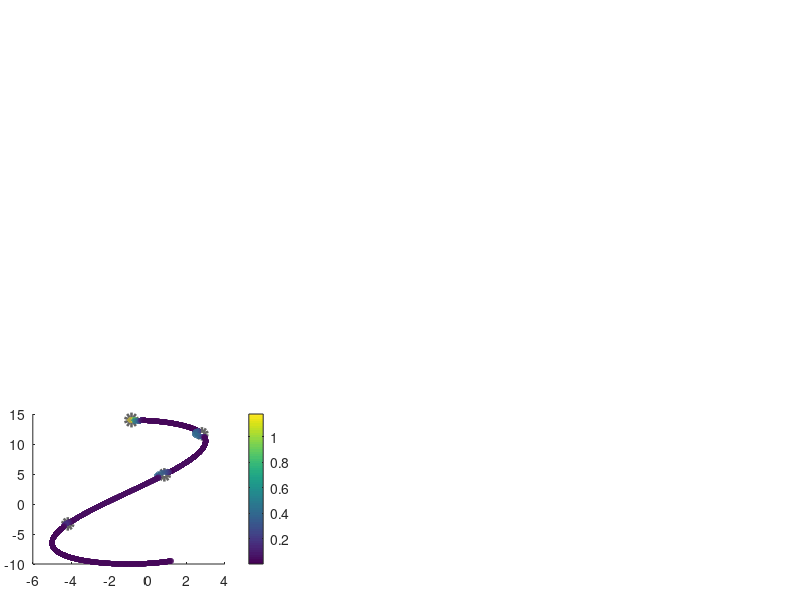

Here is the MATLAB script that generated this plot: (Note: this script raises an error after producing the figure.)
%% Code to show the results of the Inverse kinematic controller

% Clean variables
clc, clear all, close all;
 
% Load variables of the system
load("Trajectory_2.mat")

% Change variable size
t = t(1, 1:length(He));
h = h(:, 1:length(t));
H = H(:, 1:length(t));
hd = hd(:,1:length(t));
obs(:,1:length(t),:);
V_b = V_b(1, 1:length(t));
V_p = V_p(1, 1:length(t));
D_b = D_b(:, 1:length(t));
D_p = D_p(:, 1:length(t));
m_robot_manipulador = m_robot_manipulador(1, 1:length(t));

% Parameters Robot
h_1 = L(1);
l11 = L(2);
l12 = L(3);
% Error definition
for k = 1:length(t)
    error_vector = hd(1:3, k)-H(1:3, k);
    error_NMPC(k) = norm(error_vector,2);
end

% error_NMPC = error_NMPC/max(error_NMPC);
% Figure propert%% Figures
lw = 1; % linewidth 1
lwV = 2; % linewidth 2
fontsizeLabel = 11; %11
fontsizeLegend = 11;
fontsizeTicks = 11;
fontsizeTitel = 11;
sizeX = 1300; % size figure
sizeY = 700; % size figure

% color propreties
c1 = [80, 81, 79]/255;
c2 = [244, 213, 141]/255;
c3 = [242, 95, 92]/255;
c4 = [112, 141, 129]/255;

C18 = [0 0 0];
c5 = [130, 37, 37]/255;
c6 = [205, 167, 37]/255;
c7 = [81, 115, 180]/255;

C1 = [246 170 141]/255;
C2 = [51 187 238]/255;
C3 = [0 153 136]/255;
C4 = [238 119 51]/255;
C5 = [204 51 17]/255;
C6 = [238 51 119]/255;
C7 = [187 187 187]/255;
C8 = [80 80 80]/255;
C9 = [140 140 140]/255;
C10 = [0 128 255]/255;
C11 = [234 52 89]/255;
C12 = [39 124 252]/255;
C13 = [40 122 125]/255;
%C14 = [86 215 219]/255;
C14 = [252 94 158]/255;
C15 = [244 171 39]/255;
C16 = [100 121 162]/255;
C17 = [255 0 0]/255;
C19 = [214, 157, 156]/255;
C20 = [160, 165, 172]/255;


C21 = [42 142 86]/255;
C22 = [139 177 221]/255;
C23 = [64 109 159]/255;
C24 = [233 230 129]/255;
C25 = [178 173 12]/255;
%% New color slection

figure('Position', [500 500 sizeX sizeY])
set(gcf, 'Position', [500 500 sizeX sizeY]);
fig1_comps.fig = gcf;

% Figure 1
axes('Position',[0.041 0.06 .30 .25]);
ax_1.XLim = [min(H(1,:))-0.8 max(H(1,:))+0.8];
lim_x_1 = ax_1.XLim;
ax_1.YLim = [min(H(2,:))-1.5 max(H(2,:))+1.5];
lim_y_1 = ax_1.YLim;
%view([51 26])
%% Colorbar
hold on
Obstacle_1 = plot(obs(1,1,1),obs(2,1,1),'o','Color',[100,100,100]/255,'linewidth',5);
plot(obs(1,1,2),obs(2,1,2),'o','Color',[100,100,100]/255,'linewidth',4);
plot(obs(1,1,3),obs(2,1,3),'o','Color',[100,100,100]/255,'linewidth',4);
plot(obs(1,1,4),obs(2,1,4),'o','Color',[100,100,100]/255,'linewidth',4);

scatter(H(1, :),H(2, :),20,error_NMPC,'filled','MarkerFaceAlpha',0.5);
c = colorbar;
c.Label.Interpreter = 'latex';
c.Label.String = '$\textrm{Error}~||\tilde{\mathbf{\eta}}_a||$';

set(c,'TickLabelInterpreter','latex')



%% Desired Trajectory
hd_plot = line(hd(1,:),hd(2,:));
set(hd_plot, 'LineStyle', '-', 'Color', C18, 'LineWidth', 1.2*lw)

%% Real Trajectory
h_plot = line(H(1,:),H(2,:));
set(h_plot, 'LineStyle', '--', 'Color', C19, 'LineWidth', 1.2*lw)
h_plot_p = line(h(1,:),h(2,:));
set(h_plot_p, 'LineStyle', '-.', 'Color', C20, 'LineWidth', 1.2*lw)

%% Title of the image
hTitle_1 = title({'$\textrm{(c)}$'},'fontsize',12,'interpreter','latex','Color',C18, 'position',[lim_x_1(1) lim_y_1(2)]);
hXLabel_1 = xlabel('$x~[m]$','fontsize',8,'interpreter','latex', 'Color',C18);
hYLabel_1 = ylabel('$y~[m]$','fontsize',8,'interpreter','latex', 'Color',C18);

%% Legend nomeclature
hLegend_1 = legend([hd_plot, h_plot, h_plot_p, Obstacle_1 ],{'$\mathbf{\eta}_d$','$\mathbf{\eta}_a$','$\mathbf{\eta}_p$', '$Obs$'},'fontsize',12,'interpreter','latex','Color',[255 255 255]/255,'Location','northwest','NumColumns',1,'TextColor','black');
set(gca,'ticklabelinterpreter','latex',...
        'fontsize',1.0*fontsizeTicks)
% Figure properties
ax_1 = gca;
ax_1.Box = 'on';
ax_1.BoxStyle = 'full';
ax_1.TickLength = [0.005;0.005];
ax_1.TickDirMode = 'auto';
ax_1.YMinorTick = 'on';
ax_1.XMinorTick = 'on';
% ax_2.XTickLabel = [];
ax_1.XMinorGrid = 'on';
ax_1.YMinorGrid = 'on';
%ax_2.MinorGridColor = '#8f8f8f';
ax_1.MinorGridAlpha = 0.15;
ax_1.LineWidth = 0.8;


% 
% Figure 2
axes('Position',[0.04 0.37 .30 .25]);
ax_2.XLim = [min(H(1,:))-0.1 max(H(1,:))+0.1];
ax_2.YLim = [min(H(3,:))-0.2 max(h(3,:))+0.2];
lim_x_2 = ax_2.XLim;
lim_y_2 = ax_2.YLim;
%% Colorbar
hold on
Obstacle_1 = plot(obs(1,1,1),obs(3,1,1),'o','Color',[100,100,100]/255,'linewidth',4);
plot(obs(1,1,2),obs(3,1,2),'o','Color',[100,100,100]/255,'linewidth',4);
plot(obs(1,1,3),obs(3,1,3),'o','Color',[100,100,100]/255,'linewidth',4);
plot(obs(1,1,4),obs(3,1,4),'o','Color',[100,100,100]/255,'linewidth',4);


scatter(H(1, :),H(3, :),20,error_NMPC,'filled','MarkerFaceAlpha',0.5);
c = colorbar;
c.Label.Interpreter = 'latex';
c.Label.String = '$\textrm{Error}~||\tilde{\mathbf{\eta}}_a||$';

set(c,'TickLabelInterpreter','latex')




%% Desired Trajectory
hd_plot_2 = line(hd(1,:),hd(3,:));
set(hd_plot_2, 'LineStyle', '-', 'Color', C18, 'LineWidth', 1.2*lw)

%% Real Trajectory
h_plot_2 = line(H(1,:),H(3,:));
set(h_plot_2, 'LineStyle', '--', 'Color', C19, 'LineWidth', 1.2*lw)

h_plot_p_2 = line(h(1,:), h(3, :));
set(h_plot_p_2, 'LineStyle', '-.', 'Color', C20, 'LineWidth', 1.2*lw)


%% Title of the image
hTitle_2 = title({'$\textrm{(b)}$'},'fontsize',12,'interpreter','latex','Color',C18, 'position',[lim_x_2(1) lim_y_2(2)]);
hXLabel_2 = xlabel('$x~[m]$','fontsize',8,'interpreter','latex', 'Color',C18);
hYLabel_2 = ylabel('$z~[m]$','fontsize',8,'interpreter','latex', 'Color',C18);

%% Legend nomeclature
hLegend_2 = legend([hd_plot_2, h_plot_2, h_plot_p_2, Obstacle_1],{'$\mathbf{\eta}_d$','$\mathbf{\eta}_a$','$\mathbf{\eta}_p$','$Obs$'},'fontsize',12,'interpreter','latex','Color',[255 255 255]/255,'Location','northwest','NumColumns',1,'TextColor','black');
set(gca,'ticklabelinterpreter','latex',...
        'fontsize',1.0*fontsizeTicks)
% Figure properties
ax_2 = gca;
ax_2.Box = 'on';
ax_2.BoxStyle = 'full';
ax_2.TickLength = [0.005;0.005];
ax_2.TickDirMode = 'auto';
ax_2.YMinorTick = 'on';
ax_2.XMinorTick = 'on';
% ax_2.XTickLabel = [];
ax_2.XMinorGrid = 'on';
ax_2.YMinorGrid = 'on';
%ax_2.MinorGridColor = '#8f8f8f';
ax_2.MinorGridAlpha = 0.15;
ax_2.LineWidth = 0.8;
ax_2.XLim = [min(H(1,:))-0.2 max(H(1,:))+0.2];
ax_2.YLim = [min(H(3,:))-0.2 max(h(3,:))+0.2];
% 

axes('Position',[0.04 0.66 .35 .31])
%% Colorbar
scatter3(H(1, :),H(2, :), H(3, :),20,error_NMPC,'filled','MarkerFaceAlpha',0.1);
c = colorbar;
c.Label.Interpreter = 'latex';
c.Label.String = '$\textrm{Error}~||\tilde{\mathbf{\eta}}_a||$';

set(c,'TickLabelInterpreter','latex')

hold on
Obstacle_1 = plot3(obs(1,1,1),obs(2,1,1),obs(3,1,1),'o','Color',[100,100,100]/255,'linewidth',4);
plot3(obs(1,1,2),obs(2,1,2),obs(3,1,2),'o','Color',[100,100,100]/255,'linewidth',4);
plot3(obs(1,1,3),obs(2,1,3),obs(3,1,3),'o','Color',[100,100,100]/255,'linewidth',4);
plot3(obs(1,1,4),obs(2,1,4),obs(3,1,4),'o','Color',[100,100,100]/255,'linewidth',4);


%% Desired Trajectory
hd_plot_10 = line(hd(1,:),hd(2,:), hd(3, :));
set(hd_plot_10, 'LineStyle', '-', 'Color', C18, 'LineWidth', 1.2*lw)

% %% Real Trajectory
h_plot_10 = line(H(1,:),H(2,:), H(3, :));
set(h_plot_10, 'LineStyle', '--', 'Color', C19, 'LineWidth', 1.5*lw)

h_plot_p_10 = line(h(1,:),h(2,:), h(3, :));
set(h_plot_p_10, 'LineStyle', '-.', 'Color', C20, 'LineWidth', 1.2*lw)


%% PLot Aerial Manipulator
DimensionesManipulador(0,h_1,l11,l12-0.2,1);
Hexacoptero(0.05,[1 0 0]);
aux_plot = 5;
M_1=Manipulador3D(h(1,aux_plot),h(2,aux_plot),h(3,aux_plot),h(4,aux_plot),0,0,0,h(5,aux_plot),h(6,aux_plot),h(7,aux_plot),0); 
rotate(M_1,[1 0 0],180,[h(1,aux_plot),h(2,aux_plot),h(3,aux_plot)])
UAV= Hexacoptero(h(1,aux_plot),h(2,aux_plot),h(3,aux_plot),h(4,aux_plot));


aux_plot = 180;
M_1=Manipulador3D(h(1,aux_plot),h(2,aux_plot),h(3,aux_plot),h(4,aux_plot),0,0,0,h(5,aux_plot),h(6,aux_plot),h(7,aux_plot),0); 
rotate(M_1,[1 0 0],180,[h(1,aux_plot),h(2,aux_plot),h(3,aux_plot)])
UAV= Hexacoptero(h(1,aux_plot),h(2,aux_plot),h(3,aux_plot),h(4,aux_plot));

aux_plot = 380;
M_1=Manipulador3D(h(1,aux_plot),h(2,aux_plot),h(3,aux_plot),h(4,aux_plot),0,0,0,h(5,aux_plot),h(6,aux_plot),h(7,aux_plot),0); 
rotate(M_1,[1 0 0],180,[h(1,aux_plot),h(2,aux_plot),h(3,aux_plot)])
UAV= Hexacoptero(h(1,aux_plot),h(2,aux_plot),h(3,aux_plot),h(4,aux_plot));

aux_plot = 580;
M_1=Manipulador3D(h(1,aux_plot),h(2,aux_plot),h(3,aux_plot),h(4,aux_plot),0,0,0,h(5,aux_plot),h(6,aux_plot),h(7,aux_plot),0); 
rotate(M_1,[1 0 0],180,[h(1,aux_plot),h(2,aux_plot),h(3,aux_plot)])
UAV= Hexacoptero(h(1,aux_plot),h(2,aux_plot),h(3,aux_plot),h(4,aux_plot));

%% Title of the image
hTitle_10 = title({'$\textrm{(a)}$'},'fontsize',12,'interpreter','latex','Color',C18);
hYLabel_10 = ylabel('$y~[m]$','fontsize',8,'interpreter','latex', 'Color',C18);
hXLabel_10 = xlabel('$x~[m]$','fontsize',8,'interpreter','latex', 'Color',C18);
hZLabel_10 = zlabel('$z~[m]$','fontsize',8,'interpreter','latex', 'Color',C18);

%% Legend nomeclature
hLegend_10 = legend([hd_plot_10, h_plot_10, h_plot_p_10, Obstacle_1],{'$\mathbf{\eta}_d$','$\mathbf{\eta}_a$','$\mathbf{\eta}_p$','$Obs$'},'fontsize',12,'interpreter','latex','Color',[255 255 255]/255,'Location','northwest','NumColumns',1,'TextColor','black');
set(gca,'ticklabelinterpreter','latex',...
        'fontsize',1.0*fontsizeTicks)
    
% h_plot_10 = line(H(1,:),H(2,:), H(3, :));
% set(h_plot_10, 'LineStyle', '--', 'Color', C19, 'LineWidth', 1.2*lw)
%     
% Figure properties
ax_10 = gca;
ax_10.Box = 'on';
ax_10.BoxStyle = 'full';
ax_10.TickLength = [0.005;0.005];
ax_10.TickDirMode = 'auto';
ax_10.YMinorTick = 'on';
ax_10.XMinorTick = 'on';
% ax_2.XTickLabel = [];
ax_10.XMinorGrid = 'on';
ax_10.YMinorGrid = 'on';
%ax_2.MinorGridColor = '#8f8f8f';
ax_10.MinorGridAlpha = 0.15;
ax_10.LineWidth = 0.8;
ax_10.XLim = [min(H(1,:))-0.5 max(H(1,:))+0.5];
ax_10.YLim = [min(H(2,:))-0.5 max(H(2,:))+0.5];
ax_10.ZLim = [min(h(3,:))-0.5 max(h(3,:))+0.5];

axes('Position',[0.45 0.68 .5 .29]);
%% Data generation
error_x_plot = line(t(1:length(h)),hd(1,:)-H(1,:));
set(error_x_plot, 'LineStyle', '-', 'Color', C5, 'LineWidth', 1.2*lw);
error_y_plot = line(t(1:length(h)),hd(2,:)-H(2,:));
set(error_y_plot, 'LineStyle', '-', 'Color', C3, 'LineWidth', 1.2*lw);
error_z_plot = line(t(1:length(h)),hd(3,:)-H(3,:));
set(error_z_plot, 'LineStyle', '-', 'Color', c7, 'LineWidth', 1.2*lw);

% fig1_comps.p1 = ul_plot;
%% Title of the image
hTitle_3 = title({'$\textrm{(d)}$'},'fontsize',12,'interpreter','latex','Color',C18);
xlabel('$\textrm{Time}[s]$','fontsize',10,'interpreter','latex','Color',C18);
ylabel('$\textrm{Control Error}~[m]$','fontsize',8,'interpreter','latex', 'Color',C18);

%% Legend nomeclature
hLegend_3 = legend([error_x_plot,error_y_plot, error_z_plot],{'$\tilde{\mathbf{\eta}}_x$','$\tilde{\mathbf{\eta}}_y$','$\tilde{\mathbf{\eta}}_z$'},'fontsize',12,'interpreter','latex','Color',[255 255 255]/255,'Location','southeast','NumColumns',1,'TextColor','black');
 set(gca,'ticklabelinterpreter','latex',...
         'fontsize',1.0*fontsizeTicks)
%% Figure properties
ax_3 = gca;
ax_3.Box = 'on';
ax_3.BoxStyle = 'full';
ax_3.TickLength = [0.01;0.01];
ax_3.TickDirMode = 'auto';
ax_3.YMinorTick = 'on';
ax_3.XMinorTick = 'on';
ax_3.XMinorGrid = 'on';
ax_3.YMinorGrid = 'on';
%ax_1.MinorGridColor = '#8f8f8f';
ax_3.MinorGridAlpha = 0.15;
ax_3.LineWidth = 0.8;
ax_3.XLim = [0 t(end)];
% %% Zoom Plot
axes('Position',[0.68 0.7 .2 .1]);
index_zoom_1 = (t>=20) & (t<=30);
error_x_plot_zoom = line(t(index_zoom_1),hd(1,(index_zoom_1))-H(1,(index_zoom_1)));
error_y_plot_zoom = line(t(index_zoom_1),hd(2,(index_zoom_1))-H(2,(index_zoom_1)));
error_z_plot_zoom = line(t(index_zoom_1),hd(3,(index_zoom_1))-H(3,(index_zoom_1)));

set(error_x_plot_zoom, 'LineStyle', '-', 'Color', C5, 'LineWidth', lw*0.8);
set(error_y_plot_zoom, 'LineStyle', '-', 'Color', C3, 'LineWidth', lw*0.8);
set(error_z_plot_zoom, 'LineStyle', '-', 'Color', c7, 'LineWidth', lw*0.8);

set(gca,'ticklabelinterpreter','latex',...
         'fontsize',fontsizeTicks*0.5)
ax_1_zoom = gca;
ax_1_zoom.Box = 'on';
ax_1_zoom.BoxStyle = 'full';
ax_1_zoom.TickLength = [0.01;0.01];
%ax_1_zoom.YLim = [-0.5 0.5];
%ax_1_zoom.YTickLabel = [];
%ax_1_zoom.XTickLabel = [];
ax_1_zoom.TickDirMode = 'manual';
ax_1_zoom.TickDir = 'in';
ax_1_zoom.YMinorTick = 'on';
ax_1_zoom.XMinorTick = 'on';
ax_1_zoom.LineWidth = 0.5;
ax_1_zoom.XMinorGrid = 'on';
ax_1_zoom.YMinorGrid = 'on';
% 

%% Figure 5
axes('Position',[0.40 0.37 .55 .25]);
ax_4.XLim = [0 t(end)];
ax_4.YLim = [min(m_robot_manipulador(1,:))-0.5 max(m_robot_manipulador(1,:))+0.5];
lim_x_2 = ax_4.XLim;
lim_y_2 = ax_4.YLim;
m_manipulador_plot = line(t(1:length(h)),m_robot_manipulador(1,:));
set(m_manipulador_plot, 'LineStyle', '-', 'Color', C25, 'LineWidth', 1.2*lw);

% fig1_comps.p1 = ul_plot;
%% Title of the image
hTitle_4 = title({'$\textrm{(e)}$'},'fontsize',12,'interpreter','latex','Color',C18,'position',[lim_x_2(1) lim_y_2(2)]);
%xlabel('$\textrm{Time}[s]$','fontsize',10,'interpreter','latex','Color',C18);
ylabel('$\textrm{Manipulability}$','fontsize',8,'interpreter','latex', 'Color',C18);

%% Legend nomeclature
hLegend_4 = legend([m_manipulador_plot],{'$m_a$'},'fontsize',12,'interpreter','latex','Color',[255 255 255]/255,'Location','southeast','NumColumns',1,'TextColor','black');
 set(gca,'ticklabelinterpreter','latex',...
         'fontsize',1.0*fontsizeTicks)
%% Figure properties
ax_4 = gca;
ax_4.Box = 'on';
ax_4.BoxStyle = 'full';
ax_4.TickLength = [0.01;0.01];
ax_4.TickDirMode = 'auto';
ax_4.YMinorTick = 'on';
ax_4.XMinorTick = 'on';
ax_4.XMinorGrid = 'on';
ax_4.YMinorGrid = 'on';
%ax_1.MinorGridColor = '#8f8f8f';
ax_4.MinorGridAlpha = 0.15;
ax_4.LineWidth = 0.8;
ax_4.XLim = [0 t(end)];
ax_4.YLim = [min(m_robot_manipulador(1,:))-0.5 max(m_robot_manipulador(1,:))+0.5];

%% Figure 6
axes('Position',[0.40 0.06 .55 .25]);

Obstacles_plot = line(t(1:length(h)),D_b(:,:));
set(Obstacles_plot, 'LineStyle', '-', 'LineWidth', 1.2*lw);

% fig1_comps.p1 = ul_plot;
%% Title of the image
hTitle_4 = title({'$\textrm{(f)}$'},'fontsize',12,'interpreter','latex','Color',C18);
xlabel('$\textrm{Time}[s]$','fontsize',10,'interpreter','latex','Color',C18);
ylabel('$\textrm{Obstacles Distance}~[m]$','fontsize',8,'interpreter','latex', 'Color',C18);

%% Legend nomeclature
hLegend_4 = legend([Obstacles_plot],{'$l_{Obs_1}$','$l_{Obs_2}$','$l_{Obs_3}$','$l_{Obs_4}$'},'fontsize',12,'interpreter','latex','Color',[255 255 255]/255,'Location','southeast','NumColumns',1,'TextColor','black');
 set(gca,'ticklabelinterpreter','latex',...
         'fontsize',1.0*fontsizeTicks)
%% Figure properties
ax_4 = gca;
ax_4.Box = 'on';
ax_4.BoxStyle = 'full';
ax_4.TickLength = [0.01;0.01];
ax_4.TickDirMode = 'auto';
ax_4.YMinorTick = 'on';
ax_4.XMinorTick = 'on';
ax_4.XMinorGrid = 'on';
ax_4.YMinorGrid = 'on';
%ax_1.MinorGridColor = '#8f8f8f';
ax_4.MinorGridAlpha = 0.15;
ax_4.LineWidth = 0.8;


axes('Position',[0.45 0.1 .2 .1]);
index_zoom_1 = (t>=0) & (t<=21);
error_x_plot_zoom = line(t(index_zoom_1),D_b(1:2,index_zoom_1));

set(error_x_plot_zoom, 'LineStyle', '-', 'LineWidth', lw*0.8);

set(gca,'ticklabelinterpreter','latex',...
         'fontsize',fontsizeTicks*0.5)
ax_1_zoom = gca;
ax_1_zoom.Box = 'on';
ax_1_zoom.BoxStyle = 'full';
ax_1_zoom.TickLength = [0.01;0.01];
%ax_1_zoom.YLim = [-0.5 0.5];
%ax_1_zoom.YTickLabel = [];
%ax_1_zoom.XTickLabel = [];
ax_1_zoom.TickDirMode = 'manual';
ax_1_zoom.TickDir = 'in';
ax_1_zoom.YMinorTick = 'on';
ax_1_zoom.XMinorTick = 'on';
ax_1_zoom.LineWidth = 0.5;
ax_1_zoom.XMinorGrid = 'on';
ax_1_zoom.YMinorGrid = 'on';
ax_1_zoom.XLim = [0 max(t(index_zoom_1))];

% %% Data generation

set(gcf, 'Color', 'w'); % Sets axes background
export_fig Results_trajectoria_2.pdf -q101
